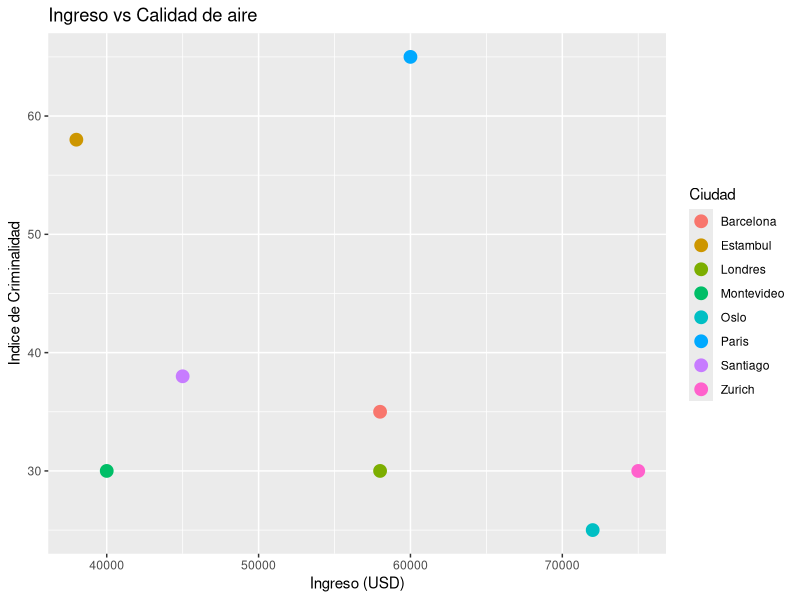
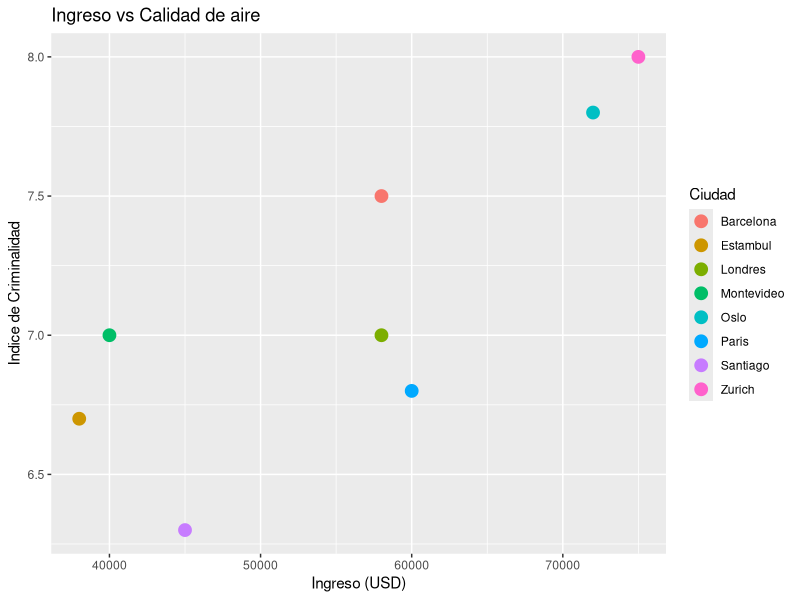

R code for these plots, in order:
library(dplyr)
library(tidyverse)
library(modeest)

# TAREA 1

## Pregunta 1

### Parte a

Ciudad <- c("Paris",
            "Zurich",
            "Estambul",
            "Montevideo",
            "Barcelona",
            "Oslo",
            "Londres",
            "Santiago")

Tamano <- c("Grande",
            "Mediana",
            "Grande",
            "Pequeña",
            "Mediana",
            "Mediana",
            "Grande",
            "Grande")

Ingreso <- c(60000,
             75000,
             38000,
             40000,
             58000,
             72000,
             58000,
             45000)

Criminal_index <- c(65,
                    30,
                    58,
                    30,
                    35,
                    25,
                    30,
                    38)

Air_quality <- c(6.8,
                 8.0,
                 6.7,
                 7.0,
                 7.5,
                 7.8,
                 7.0,
                 6.3)

Development_lvl <- c("Alto",
                     "Alto",
                     "Medio",
                     "Bajo",
                     "Medio",
                     "Alto",
                     "Alto",
                     "Medio")

df <- data.frame(Ciudad = Ciudad,
                 Tamaño = Tamano,
                 "Ingreso USD" = Ingreso,
                 "Indice Criminalidad" = Criminal_index,
                 "Calidad Aire" = Air_quality,
                 "Nivel Desarrollo" = Development_lvl)

head(df)

### Parte b
summary(df[c(3,4,5)])

apply(df[c(3,4,5)], 2, mlv, method = 'mfv')

var(df$Ingreso.USD)
var(df$Indice.Criminalidad)
var(df$Calidad.Aire)

sd(df$Ingreso.USD)
sd(df$Indice.Criminalidad)
sd(df$Calidad.Aire)

### Parte c

prop.table(table(df$Tamaño))*100
prop.table(table(df$Nivel.Desarrollo))*100


## Pregunta 2

### Parte a
library(ggplot2)
ggplot(df, aes(Ingreso,
               Indice.Criminalidad,
               color = Ciudad)) +
  geom_point(size = 4) +
  labs(title = "Ingreso vs Calidad de aire",
       x = "Ingreso (USD)",
       y = "Indice de Criminalidad")

cor(df$Ingreso.USD, df$Indice.Criminalidad) # -0.3563189

### Parte b

ggplot(df, aes(Ingreso,
               Calidad.Aire,
               color = Ciudad)) +
  geom_point(size = 4) +
  labs(title = "Ingreso vs Calidad de aire",
       x = "Ingreso (USD)",
       y = "Indice de Criminalidad")

cor(df$Ingreso.USD, df$Calidad.Aire) # 0.8066411
